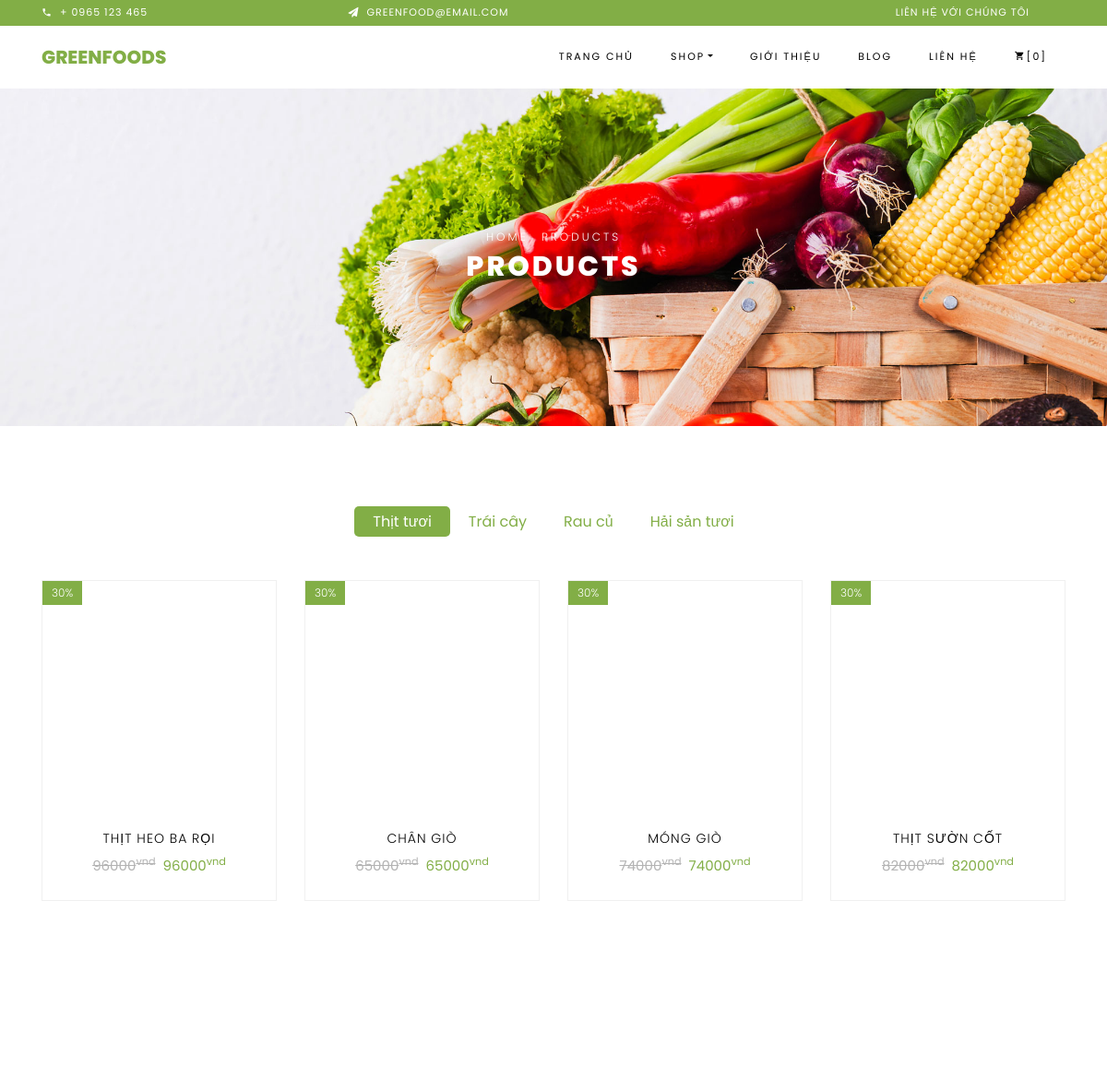
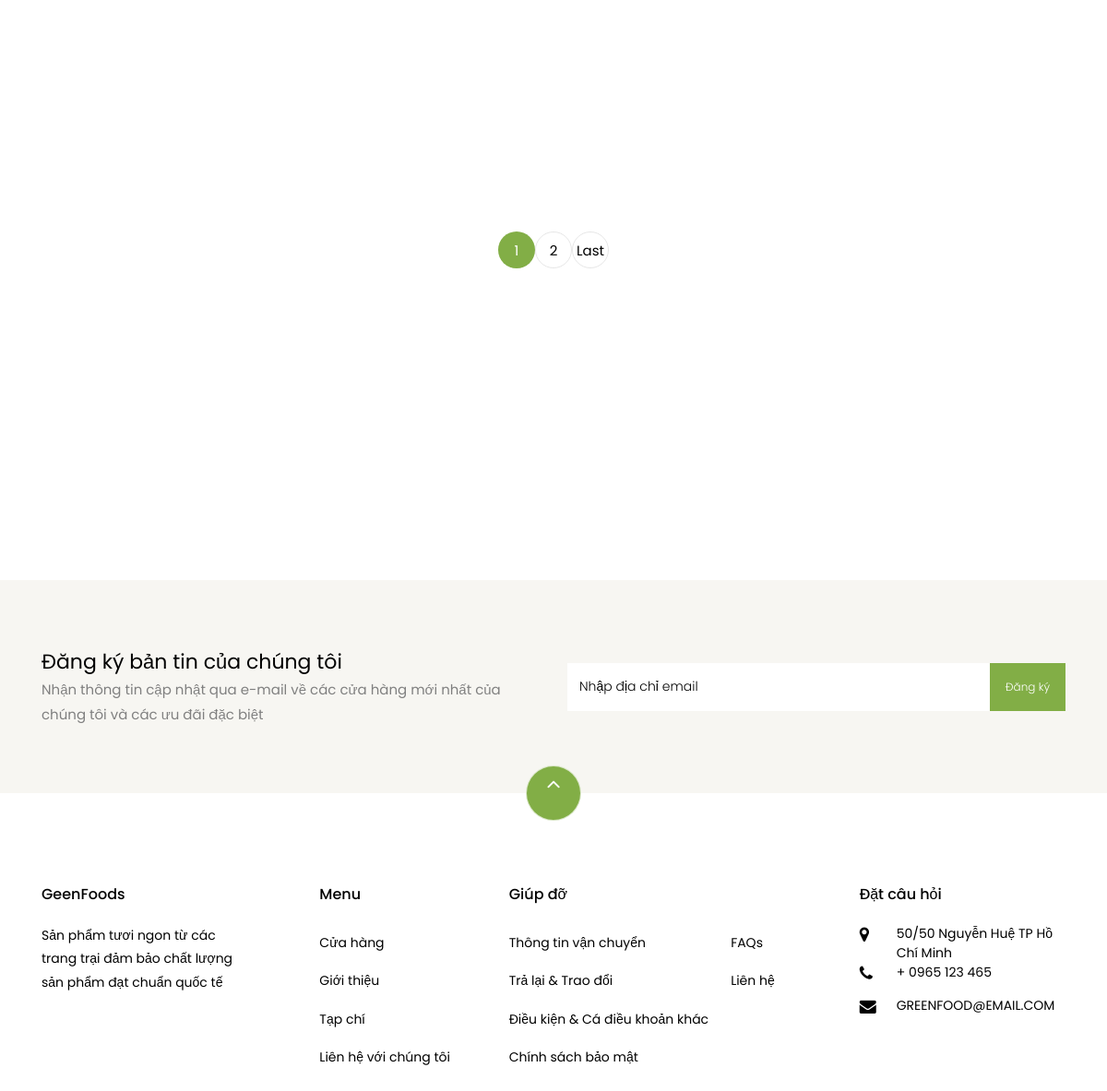
/product/shop/t=0/page=1, run on the app's committed database (2 pictures, top to bottom).
### tables this page shows
CREATE TABLE `food` (
  `id` int(11) NOT NULL,
  `foodName` text NOT NULL,
  `categoryId` int(11) NOT NULL,
  `price` double NOT NULL,
  `foodDescription` text NOT NULL,
  `foodImage` text NOT NULL,
  `createDate` timestamp NOT NULL DEFAULT current_timestamp(),
  `updateDate` timestamp NOT NULL DEFAULT current_timestamp()
);

### mvc/core/Controller.php (called while the page is built, shortened)
<?php
class Controller
{
    public function view($view, $data = [])
    {
        require_once "./mvc/views/" . $view . ".php";
    }
}

### mvc/controllers/Product.php (called while the page is built, shortened)
<?php
class Product extends Controller
{
    function Shop()
    {
        $db = new Database();
        $food = new Food($db);
        $listFoodsByCategory = $food->getFoodListByCategoryId(-1, true);
        $this->view("layoutRoot", [
            "Page" => "shop",
            "FoodListByCategory" => $listFoodsByCategory
        ]);
    }
}

### mvc/core/App.php (called while the page is built, shortened)
<?php
class App
{
    protected $action = "Index";
    function __construct()
    {
        $arr = $this->UrlProcess();
        if (isset($arr[0]) && $arr[0] != "" && file_exists("./mvc/controllers/" . $arr[0] . ".php")) {
            unset($arr[0]);
        }
        $this->controller = new $this->controller;
        if (isset($arr[1])) {
            if (method_exists($this->controller, $arr[1])) {
                $this->action = $arr[1];
            }
            unset($arr[1]);
        }
        $this->params = $arr ? array_values($arr) : [];
        call_user_func_array([$this->controller, $this->action], $this->params);
    }
    function UrlProcess()
    {
        if (isset($_GET["url"])) {
            return explode("/", filter_var(trim($_GET["url"], "/")));
        }
    }
}

### index.php (called while the page is built, shortened)
<?php
$myApp = new App();

### mvc/config/dbhelper.php (called while the page is built, shortened)
<?php
function executeResult($sql, $isSingleRecord = false)
{
	$conn = mysqli_connect(HOST, USERNAME, PASSWORD, DATABASE);
	mysqli_set_charset($conn, 'utf8');
	$resultset = mysqli_query($conn, $sql);
	if ($isSingleRecord) {
		$data = mysqli_fetch_array($resultset, 1);
	} else {
		$data = [];
		while (($row = mysqli_fetch_array($resultset, 1)) != null) {
			$data[] = $row;
		}
	}
	return $data;
}

### mvc/models/Food.php (called while the page is built, shortened)
<?php
require_once "./mvc/config/dbhelper.php";
class Food
{
    public function getFoodListByCategoryId($categoryId, $isArrayMultiple = false)
    {
        if ($isArrayMultiple) {
            $query_get_all_category = "SELECT * FROM category";
            $array_id_category = executeResult($query_get_all_category);
            $multiCategories = array();
            $multiCategories['categoryName'] = array();
            $multiCategories['foodData'] = array();
            foreach ($array_id_category as $category) {
                array_push($multiCategories['categoryName'], $category['categoryName']);
                $query = "SELECT * FROM food WHERE categoryId = " . $category['id'];
                array_push($multiCategories['foodData'], executeResult($query));
            }
            return $multiCategories;
        }
        $query = "SELECT * FROM food WHERE categoryId = " . $categoryId . " ORDER BY categoryId DESC LIMIT 7";
        return executeResult($query);
    }
}

### mvc/views/components/user/food-item.php (the view, shortened to what this page needs)
<?php
echo "<div class='col-md-6 col-lg-3 ftco-animate'>";
echo "<div class='product'>";
echo "<a href='" . $base_url . "product/detail/" . $item['id'] . "' class='img-prod'><img class='img-fluid' accept='image/*' src='" . $base_url . $assets_url . "images/food/" . $item['foodImage'] . "' alt='Colorlib Template'>";
echo "<span class='status'>30%</span>";
echo "</a>";
echo "<div class='text py-3 pb-4 px-3 text-center'>";
echo "<h3><a href='" . $base_url . "product/detail/" . $item['id'] . "'>" . $item['foodName'] . "</a></h3>";
echo "<div class='d-flex'>";
echo "<div class='pricing'>";
echo "<p class='price'><span class='mr-2 price-dc'>" . $item['price'] . "<sup>vnd</sup></span><span class='price-sale'>" . $item['price'] . "<sup>vnd</sup></span></p>";
echo "</div>";
echo "</div>";
echo "</div>";
echo "</div>";
echo "</div>";

### mvc/views/pages/user/shop.php (shortened to what this page needs)
<?php
$array_url = explode("/", filter_var(trim($_GET["url"], "/")));
$tmpTab = $array_url[max(array_keys($array_url)) - 1];
$tabTypeIndex = max(array_keys(explode("t=", $tmpTab)));
if (count($array_url) > 2) {
    $tabType = explode("t=", $tmpTab)[$tabTypeIndex];
} else {
    $page = 1;
    $tabType = 0;
}
?>
<div class="hero-wrap hero-bread" style="background-image: url('<?php echo $base_url . $assets_url ?>images/bg_1.jpg');">
    <div class="container">
        <div class="row no-gutters slider-text align-items-center justify-content-center">
            <div class="col-md-9 ftco-animate text-center">
                <p class="breadcrumbs"><span class="mr-2"><a href="<?php echo $base_url ?>">Home</a></span> <span>Products</span></p>
                <h1 class="mb-0 bread">Products</h1>
            </div>
        </div>
    </div>
</div>
<section class="ftco-section">
    <div class="container">
        <div class="row justify-content-center">
            <div class="col-md-10 mb-5 text-center">
                <ul class="product-category nav nav-pills justify-content-center" role="tablist">
                    <?php
                    foreach ($_SESSION['FoodListByCategoryName']['categoryName'] as $key => $categoryName) {
                        if ($key == $tabType) {
                            $acticeState = "show active";
                        } else {
                            $acticeState = "";
                        }
                        echo "<li role='presentation'><a id='" . $key . "' class='" . $acticeState . "' href='#tab-" . $key . "'
                        onclick=\"window.location.href='" . $base_url . "product/shop/t=" . $key . "/page=" . "1" . "'\"
                        aria-controls='#tab-" . $key . "'
                        role='tab'
                        data-toggle='tab'>" . $categoryName . "</a></li>";
                    }
                    ?>
                </ul>
            </div>
        </div>
        <div class="tab-content">
            <?php $acticeState;
            foreach ($_SESSION['FoodListByCategoryName']['foodData'] as $key => $foodData) {
                if ($key == $tabType) {
                    $acticeState = "active";
                } else {
                    $acticeState = " ";
                }
                echo "<div role='tabpanel' class='tab-pane " . $acticeState . " ' id='tab-" . $key . "'>";
                echo "<div class='row'>";
                $datas = array_slice($foodData, $_SESSION['from_record_num'], $_SESSION['records_per_page']);
                foreach ($datas as $item) {
                    require "./mvc/views/components/user/food-item.php";
                }
                echo "</div>";
                require "./mvc/views/components/user/paging.php";
                echo "</div>";
            }
            ?>
        </div>
    </div>
</section>

### data on the page
food: foodName "THỊT HEO BA RỌI", price "96000"
food: foodName "CHÂN GIÒ", price "65000"
food: foodName "MÓNG GIÒ", price "74000"
food: foodName "THỊT SƯỜN CỐT", price "82000"

### other printed values
$categoryName "Thịt tươi"
$categoryName "Trái cây"
$categoryName "Rau củ"
$categoryName "Hải sản tươi"
